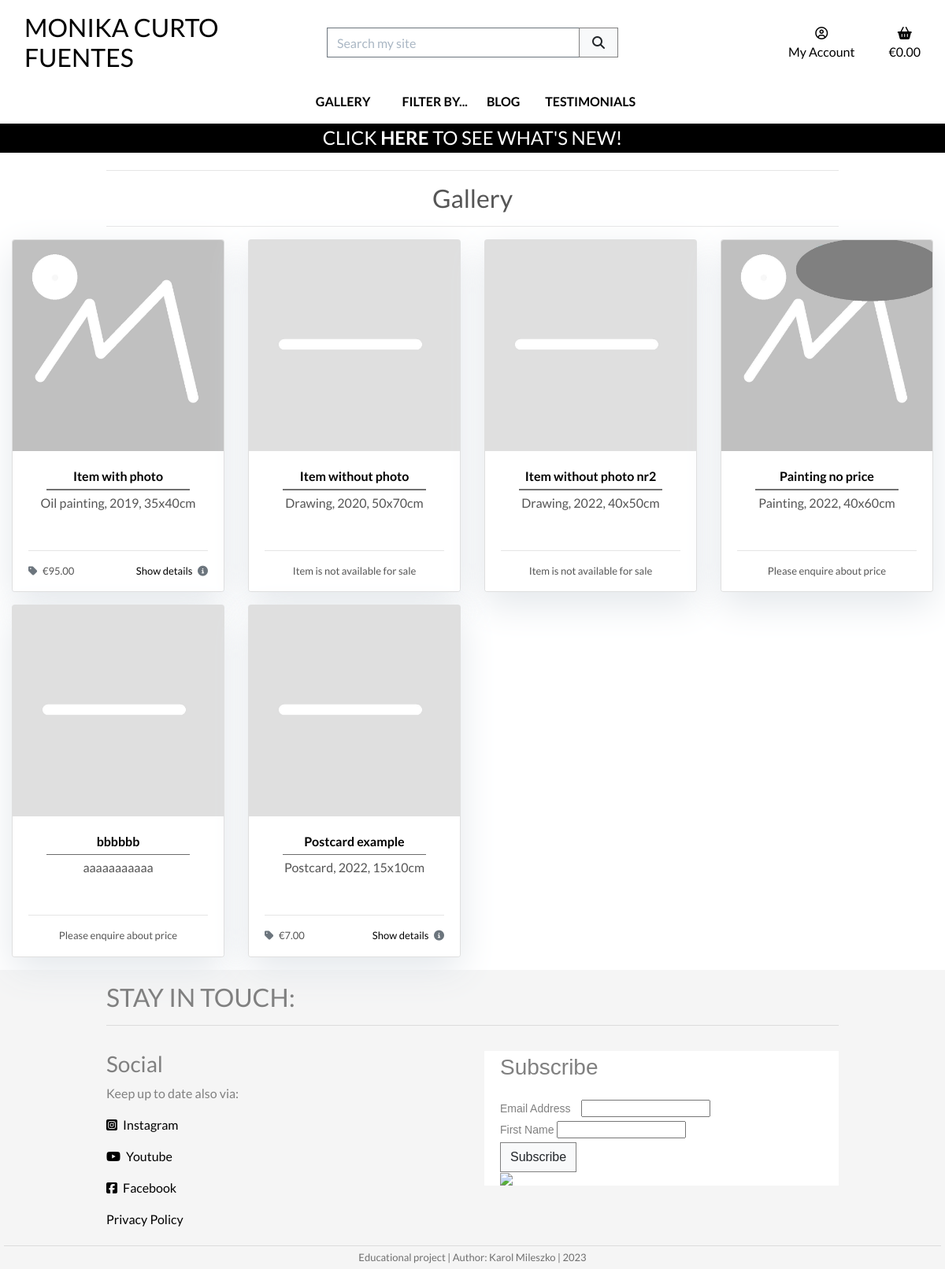
Before: /products/ with the older database file.
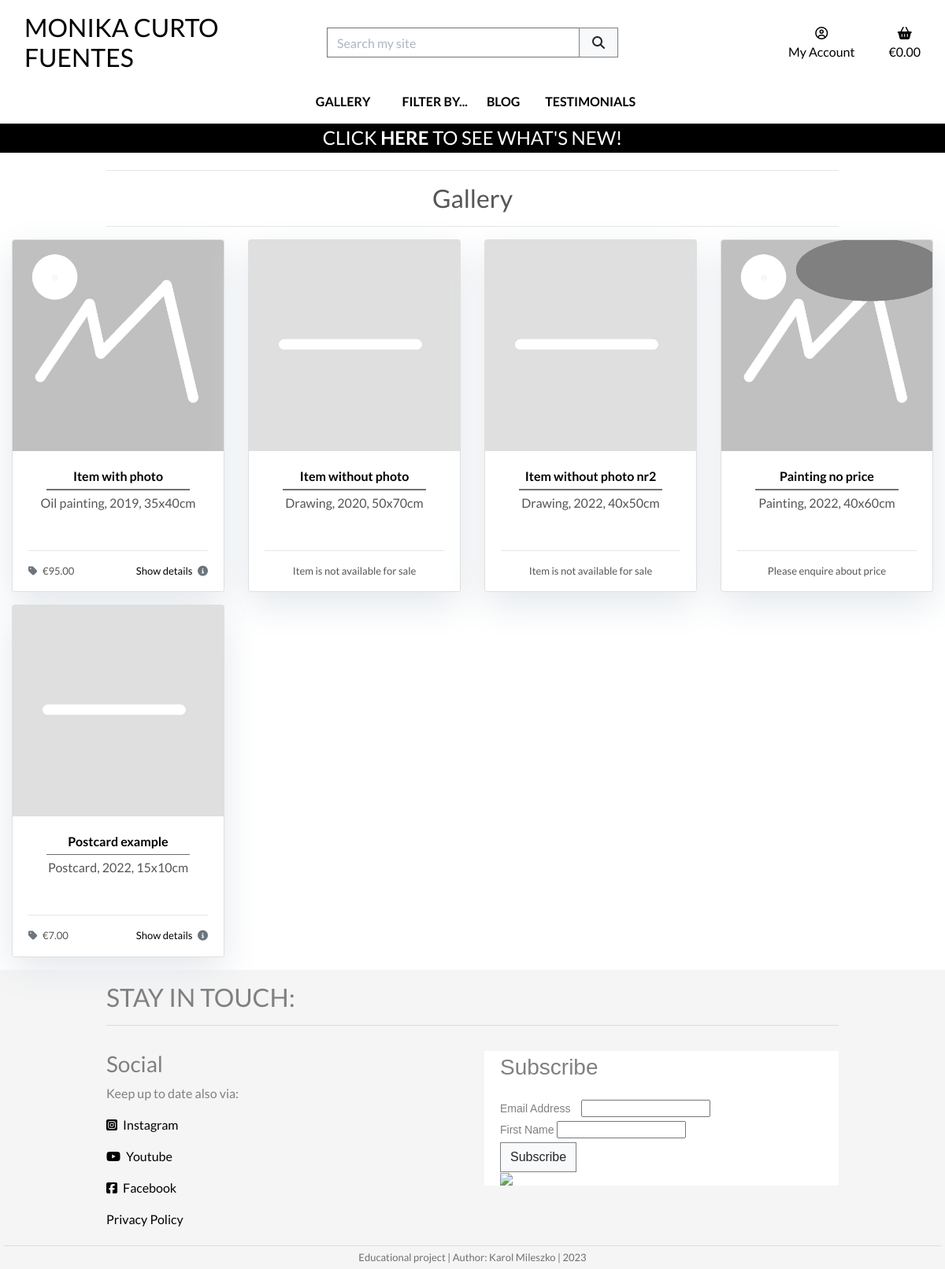
After: the same page with the newer database file.
### products/models.py (models this page shows, shortened)
class Product(models.Model):
    title = models.CharField(
        max_length=254,
        unique=True)
    sku = models.CharField(
        max_length=254,
        null=True,
        blank=True)
    excerpt = models.TextField(
        blank=True)
    description = models.TextField()
    price = models.DecimalField(
        max_digits=6,
        decimal_places=2,
        null=True,
        blank=True)
    image = models.ImageField(
        null=True,
        blank=True)
    category = models.ForeignKey(
        'Category',
        null=True,
        blank=True,
        on_delete=models.SET_NULL)
    orientation = models.CharField(
        max_length=9,
        choices=ORIENTATION,
        null=True,
        blank=True)
    is_unique = models.BooleanField(
        default=True)
    priority = models.CharField(
        max_length=10,
        choices=PRIORITY_CHOICES,
        default="3 - Normal",
        null=True,
        blank=True)
    highlight = models.BooleanField(
        default=False)
    available = models.BooleanField(
        default=True)
    live = models.BooleanField(
        default=True)
    created_on = models.DateTimeField(
        auto_now_add=True,
        null=True,
        blank=True)
    updated_on = models.DateTimeField(
        auto_now=True,
        null=True,
        blank=True)
    class Meta:
        ordering = ['priority', 'created_on']

### products/views.py (the view, shortened to what this page needs)
def all_products(request):
    products = Product.objects.all()
    query = None
    available = None
    availability = None
    orientation = None
    orientations = None
    categories = None
    highlights = None
    context = {
        'products': products,
        'search_term': query,
        'available': available,
        'current_availability': availability,
        'orientation': orientation,
        'current_orientations': orientations,
        'current_categories': categories,
        'highlights': highlights,
    }
    return render(request, 'products/products.html', context)

### bag/contexts.py (called while the page is built, shortened)
def bag_contents(request):
    bag_items = []
    total = 0
    product_count = 0
    bag = request.session.get('bag', {})
    if total < settings.FREE_DELIVERY_THRESHOLD and total > 0:
        min_charge = settings.DELIVERY_MIN_CHARGE
        delivery = max(
            total * Decimal(settings.STANDARD_DELIVERY_PERCENTAGE / 100),
            min_charge)
        free_delivery_delta = settings.FREE_DELIVERY_THRESHOLD - total
    else:
        delivery = 0
        free_delivery_delta = 0
    grand_total = delivery + total
    context = {
        'bag_items': bag_items,
        'total': total,
        'product_count': product_count,
        'delivery': delivery,
        'free_delivery_delta': free_delivery_delta,
        'free_delivery_threshold': settings.FREE_DELIVERY_THRESHOLD,
        'grand_total': grand_total,
    }
    return context

### products/templates/products/products.html (shortened to what the changed rows need)
{% extends "base.html" %}
{% load static %}
{% block page_header %}
    <div class="container header-container">
        <div class="row">
            <div class="col-12 text-center">
                <h2>
                    {% if search_term %}
                        {% if products|length == 0 %}
                            No
                        {% else %}
                            {{ products|length }}
                        {% endif %}
                        item{% if products|length != 1 %}s {% endif %}
                        found for <strong>{{ search_term }}</strong>
                    {% elif current_orientations %}
                        {{ orientation }}s
                    {% elif current_categories %}
                        {% for c in current_categories %}
                            <a href="{% url 'products' %}?category={{ c.name }}">
                                {{ c.friendly_name }}s
                            </a>
                        {% endfor %}
                    {% else %}
                        Gallery
                    {% endif %}
                </h2>
            </div>
        </div>
    </div>
{% endblock %}
{% block content %}
    <div class="container-fluid">
        <div class="row">
            <div class="col">
                <div class="row">
                    {% for product in products %}
                        {% if product.live or request.user.is_staff %}
                            {% if products|length < 3 %}
                                <div class="col-12 col-md-8 offset-md-2 col-lg-6 offset-lg-3 mb-3">
                            {% else %}
                                <div class="col-md-4 col-xl-3 mb-3">
                            {% endif %}
                                <div class="card h-100">
                                    {% if product.image %}
                                        <a href="{% url 'product_detail' product.id %}">
                                            <img src="{{ product.image.url }}" alt="{{ product.title }}" class="card-img-top img-fluid">
                                        </a>
                                    {% else %}
                                        <a href="{% url 'product_detail' product.id %}">
                                            <img src="{{ MEDIA_URL }}placeholder.jpg" alt="{{ product.title }}" class="card-image-top img-fluid">
                                        </a>
                                    {% endif %}
                                    <div class="card-body text-center">
                                        <a href="{% url 'product_detail' product.id %}">
                                            <p class="mb-0 font-weight-bold">{{ product.title }}</p>
                                        </a>
                                        <hr class="hr-middle">
                                        <p class="mb-0">{{ product.excerpt }}</p>
                                    </div>
                                    <div class="card-footer">
                                        <div class="row">
                                            <div class="col">
                                                <hr>
                                                {% if product.available and product.price %}
                                                    <p class="float-left">
                                                        <i class="fas fa-tag mr-1 text-muted"></i>
                                                        &euro;{{ product.price }}
                                                    </p>
                                                    <a href="{% url 'product_detail' product.id %}">
                                                        <p class="float-right">
                                                            Show details
                                                            <i class="fas fa-info-circle ml-1 text-muted"></i>
                                                        </p>
                                                    </a>
                                                {% elif product.available and not product.price %}
                                                    <p class="text-center">
                                                        Please enquire about price
                                                    </p>
                                                {% else %}
                                                    <p class="text-center">
                                                        Item is not available for sale
                                                    </p>
                                                {% endif %}
                                            </div>
                                        </div>
                                    </div>
                                </div>
                            </div>
                        {% endif %}
                    {% endfor %}
                </div>
            </div>
        </div>
    </div>
{% endblock %}

Changed rows visible on the page:
removed Product: live True (drawn), title "bbbbbb", excerpt "aaaaaaaaaaa", available "Please enquire about price"
